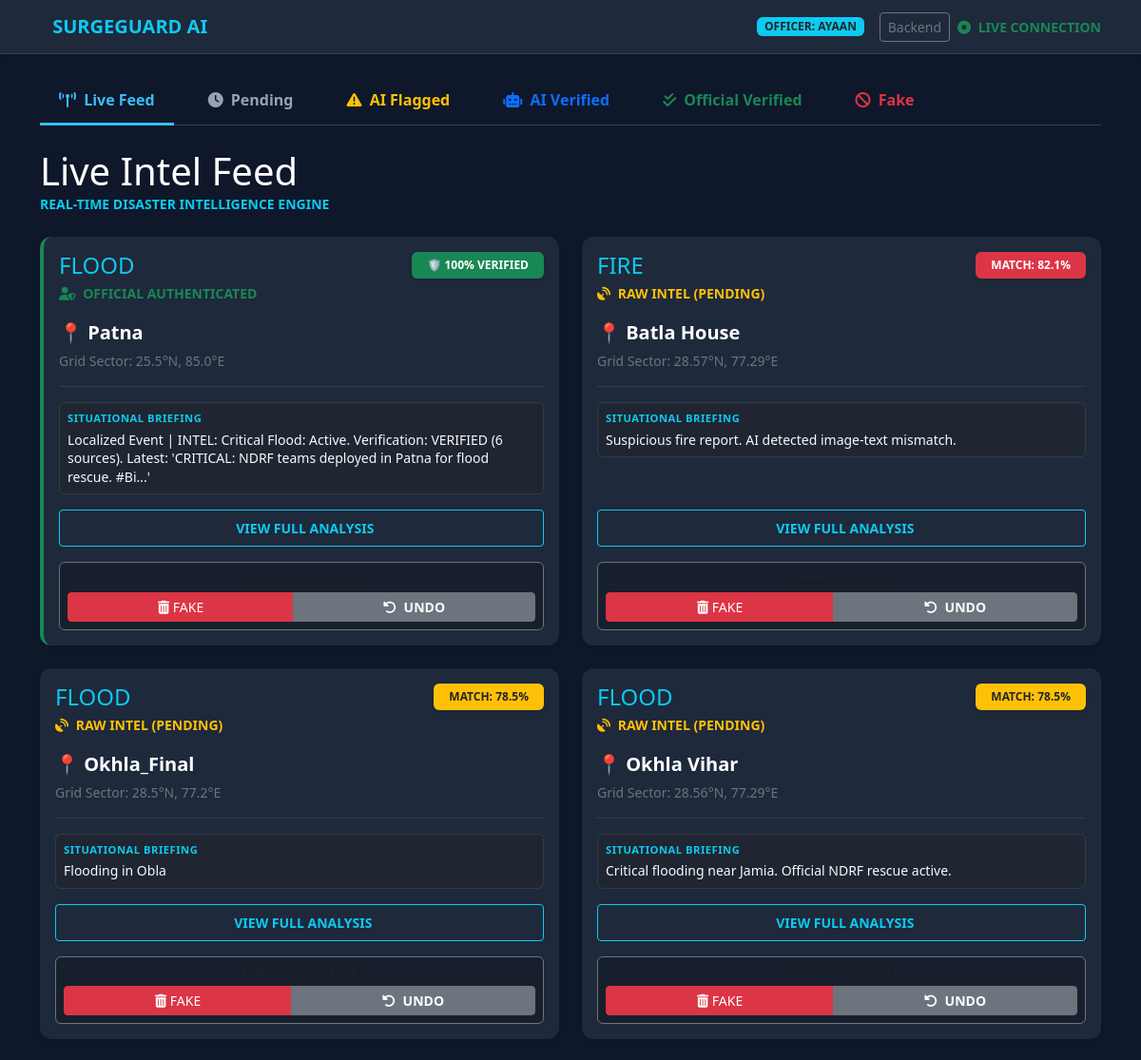
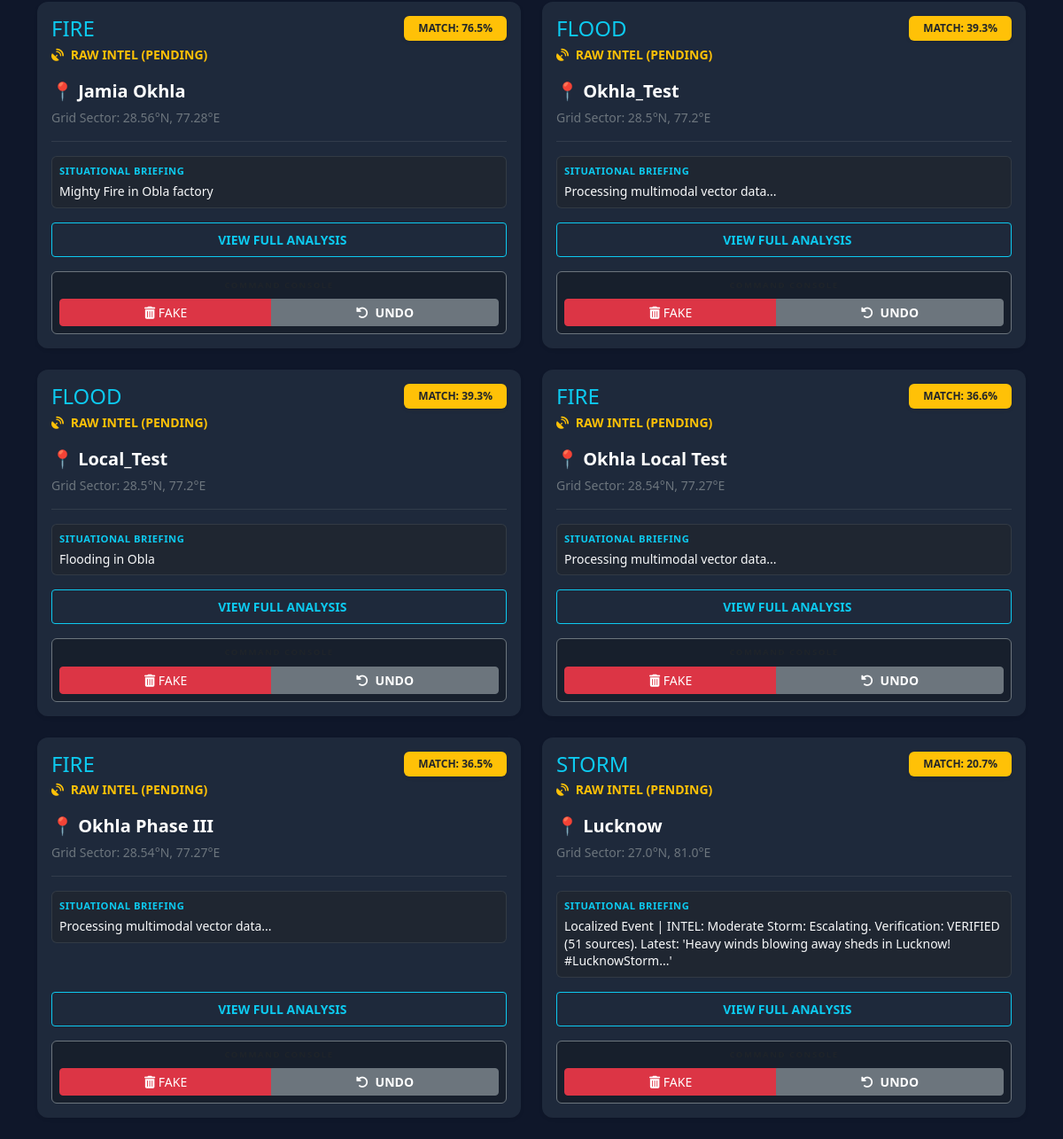
The app's page / (signed in) with its own data (2 pictures, top to bottom).
### core/models.py (models this page shows, shortened)
class DisasterEvent(models.Model):
    TYPE_CHOICES = [
        ('FLOOD', 'Flood'),
        ('FIRE', 'Forest Fire'),
        ('STORM', 'Severe Storm/Rain'),
    ]
    STATUS_CHOICES = [
        ('PENDING', 'Pending AI Filter'),
        ('HIGH_PRIORITY', 'High Priority (AI Pass)'),
        ('FLAGGED', 'Suspicious (AI Mismatch)'),
        ('VERIFIED', 'Verified by Officer'),
        ('FAKE', 'Fake / Dismissed'),
    ]
    event_type = models.CharField(max_length=10, choices=TYPE_CHOICES)
    district = models.CharField(max_length=100)
    grid_lat = models.FloatField(db_index=True)
    grid_lon = models.FloatField(db_index=True)
    total_votes = models.IntegerField(default=1)
    weather_score = models.FloatField(default=0.0)
    intel_tier = models.IntegerField(default=1, db_index=True) # Defaulted to 1
    verified_by = models.ForeignKey(
        User,
        on_delete=models.SET_NULL,
        null=True,
        blank=True,
        related_name='verified_disasters'
    )
    ai_triage_score = models.FloatField(default=0.0, db_index=True)
    truth_score = models.FloatField(default=0.0, db_index=True)
    summary = models.TextField(blank=True, null=True)
    status = models.CharField(max_length=20, choices=STATUS_CHOICES, default='PENDING')
    created_at = models.DateTimeField(auto_now_add=True)
    updated_at = models.DateTimeField(auto_now=True)
    class Meta:
        indexes = [
            models.Index(fields=['-created_at']),
            models.Index(fields=['truth_score']),
            models.Index(fields=['ai_triage_score']),
            models.Index(fields=['intel_tier']),
            models.Index(fields=['grid_lat', 'grid_lon']),
        ]

### core/views.py (the view)
# urls.py: path('', views.dashboard, name='dashboard'),
def dashboard(request, segment=None):
    time_threshold = timezone.now() - timezone.timedelta(hours=24)
    flagged_count = DisasterEvent.objects.filter(status='FLAGGED').count()
    if segment == 'VERIFIED':
        raw_alerts = DisasterEvent.objects.prefetch_related('posts').filter(
            status='VERIFIED',
            intel_tier=3
        )
    elif segment == 'HIGH_PRIORITY':
        raw_alerts = DisasterEvent.objects.prefetch_related('posts').filter(
            status='HIGH_PRIORITY',
            intel_tier=2
        )
    elif segment == 'FLAGGED':
        raw_alerts = DisasterEvent.objects.prefetch_related('posts').filter(
            status='FLAGGED'
        )
    elif segment == 'PENDING':
        raw_alerts = DisasterEvent.objects.prefetch_related('posts').filter(
            status='PENDING'
        )
    elif segment == 'FAKE':
        raw_alerts = DisasterEvent.objects.prefetch_related('posts').filter(
            status='FAKE'
        )
    else:
        raw_alerts = DisasterEvent.objects.prefetch_related('posts').filter(
            updated_at__gt=time_threshold,
            status__in=['HIGH_PRIORITY', 'VERIFIED']
        ).exclude(status='FAKE')
    processed_alerts = []
    for alert in raw_alerts:
        time_diff = timezone.now() - alert.updated_at
        hours_passed = time_diff.total_seconds() / 3600
        decayed_score = alert.truth_score * (0.92 ** hours_passed)
        if alert.intel_tier < 3:
            alert.display_score = min(round(decayed_score, 1), 99.0)
        else:
            alert.display_score = round(decayed_score, 1)
        if segment or alert.display_score > 0.1:
            processed_alerts.append(alert)
    processed_alerts.sort(key=lambda x: x.display_score, reverse=True)
    return render(request, 'core/dashboard.html', {
        'alerts': processed_alerts,
        'alert_count': len(processed_alerts),
        'flagged_count': flagged_count,
        'current_segment': segment or 'LIVE'
    })

### core/templates/core/dashboard.html (shortened to what this page needs)
{% extends 'core/base.html' %}
{% block content %}
<div class="d-flex justify-content-between align-items-center mb-4">
    <div>
        <h1 class="mb-0">Live Intel Feed</h1>
        <p class="text-info small mb-0 fw-bold">REAL-TIME DISASTER INTELLIGENCE ENGINE</p>
    </div>
</div>
<div class="row" id="disaster-container">
    {% for alert in alerts %}
        {% include 'core/partials/disaster_card.html' with alert=alert %}
    {% endfor %}
</div>
{% endblock %}

### core/templates/core/base.html (shortened to what this page needs)
<!DOCTYPE html>
<html lang="en">
<head>
    <link href="https://cdn.jsdelivr.net/npm/bootstrap@5.3.0/dist/css/bootstrap.min.css" rel="stylesheet">
    <link rel="stylesheet" href="https://cdnjs.cloudflare.com/ajax/libs/font-awesome/6.0.0/css/all.min.css">
</head>
<body>
    <nav class="navbar navbar-dark mb-4 shadow-sm">
        <div class="container">
            <a class="navbar-brand fw-bold text-info" href="{% url 'dashboard' %}">
                 SURGEGUARD AI
            </a>
            <div class="d-flex align-items-center">
                {% if user.is_authenticated %}
                    <span class="badge bg-info text-dark me-3">OFFICER: {{ user.username|upper }}</span>
                    <a href="{% url 'admin:index' %}" class="btn btn-sm btn-outline-secondary me-2">Backend</a>
                {% endif %}
                <small class="text-success fw-bold"><i class="fas fa-circle-dot pulse me-1"></i> LIVE CONNECTION</small>
            </div>
        </div>
    </nav>
    <div class="container">
        <ul class="nav nav-tabs mb-4">
            <li class="nav-item">
                <a class="nav-link {% if not current_segment or current_segment == 'LIVE' %}active{% endif %}" href="{% url 'dashboard' %}">
                    <i class="fas fa-tower-broadcast me-1"></i> Live Feed
                </a>
            </li>
            {% if user.is_authenticated %}
            <li class="nav-item">
                <a class="nav-link {% if current_segment == 'PENDING' %}active{% endif %}" href="{% url 'segment_filter' 'PENDING' %}">
                    <i class="fas fa-clock me-1"></i> Pending
                </a>
            </li>
            <li class="nav-item">
                <a class="nav-link text-warning {% if current_segment == 'FLAGGED' %}active{% endif %}" href="{% url 'segment_filter' 'FLAGGED' %}">
                    <i class="fas fa-triangle-exclamation me-1"></i> AI Flagged
                </a>
            </li>
            <li class="nav-item">
                <a class="nav-link text-primary {% if current_segment == 'HIGH_PRIORITY' %}active{% endif %}" href="{% url 'segment_filter' 'HIGH_PRIORITY' %}">
                    <i class="fas fa-robot me-1"></i> AI Verified
                </a>
            </li>
            <li class="nav-item">
                <a class="nav-link text-success {% if current_segment == 'VERIFIED' %}active{% endif %}" href="{% url 'segment_filter' 'VERIFIED' %}">
                    <i class="fas fa-check-double me-1"></i> Official Verified
                </a>
            </li>
            <li class="nav-item">
                <a class="nav-link text-danger {% if current_segment == 'FAKE' %}active{% endif %}" href="{% url 'segment_filter' 'FAKE' %}">
                    <i class="fas fa-ban me-1"></i> Fake
                </a>
            </li>
            {% endif %}
        </ul>
        {% block content %}{% endblock %}
    </div>
    <div class="toast-container position-fixed bottom-0 end-0 p-3">
    </div>
</body>
</html>

### core/templates/core/partials/disaster_card.html (shortened to what this page needs)
<div class="col-md-6 mb-4" id="event-{{ alert.id }}">
    <div class="card p-3 shadow-sm h-100 border-0 {% if alert.intel_tier == 3 %}border-start border-success border-4{% endif %}"
         style="background-color: #1e293b; border: 1px solid #334155;">
        <div class="d-flex justify-content-between align-items-start">
            <div>
                <h4 class="text-uppercase text-info mb-0">{{ alert.event_type }}</h4>
                <small class="text-muted d-block mt-1">
                    {% if alert.intel_tier == 3 %}
                        <span class="text-success fw-bold"><i class="fas fa-user-shield me-1"></i> OFFICIAL AUTHENTICATED</span>
                    {% elif alert.intel_tier == 2 %}
                        <span class="text-primary fw-bold"><i class="fas fa-robot me-1"></i> AI VALIDATED (TIER 2)</span>
                    {% else %}
                        <span class="text-warning fw-bold"><i class="fas fa-satellite-dish me-1"></i> RAW INTEL (PENDING)</span>
                    {% endif %}
                </small>
            </div>
            <div class="text-end">
                <span class="badge {% if alert.intel_tier == 3 %}bg-success{% elif alert.display_score > 80 %}bg-danger{% else %}bg-warning text-dark{% endif %} py-2 px-3 shadow-sm">
                    {% if alert.intel_tier == 3 %}
                        🛡️ 100% VERIFIED
                    {% else %}
                        MATCH: {{ alert.display_score }}%
                    {% endif %}
                </span>
            </div>
        </div>
        <div class="d-flex align-items-center mt-3">
            <div class="flex-grow-1">
                <p class="mb-1 fs-5">📍 <strong>{{ alert.district }}</strong></p>
                <p class="text-secondary small mb-0">Grid Sector: {{ alert.grid_lat }}°N, {{ alert.grid_lon }}°E</p>
            </div>
        </div>
        <hr class="border-secondary my-3">
        <div class="bg-dark bg-opacity-50 p-2 rounded mb-3 border border-secondary border-opacity-25">
            <small class="text-info d-block mb-1 fw-bold" style="font-size: 0.7rem; letter-spacing: 0.5px;">SITUATIONAL BRIEFING</small>
            <p class="small text-light mb-0 summary-text" style="line-height: 1.4;">
                {{ alert.summary|default:"Processing multimodal vector data..." }}
            </p>
        </div>
        <div class="mt-auto">
            <a href="{% url 'event_detail' alert.id %}" class="btn btn-sm btn-outline-info w-100 py-2 mb-2 fw-bold">
                 VIEW FULL ANALYSIS
            </a>
            {% if user.is_authenticated %}
            <div class="admin-actions mt-2 p-2 rounded border border-secondary bg-black bg-opacity-25 shadow-inner">
                <small class="text-muted d-block mb-2 text-center" style="font-size: 0.6rem; letter-spacing: 1.5px; font-weight: 800;">COMMAND CONSOLE</small>
                <div class="btn-group w-100">
                    {% if alert.status != 'FAKE' %}
                    <a href="{% url 'update_status' alert.id 'FAKE' %}" class="btn btn-sm btn-danger" title="Mark as Fake">
                        <i class="fas fa-trash-can"></i> FAKE
                    </a>
                    {% endif %}
                    {% if alert.status == 'VERIFIED' %}
                    <a href="{% url 'update_status' alert.id 'PENDING' %}" class="btn btn-sm btn-secondary fw-bold" title="Reset to Pending">
                        <i class="fas fa-rotate-left me-1"></i> UNDO
                    </a>
                    {% endif %}
                </div>
            </div>
            {% endif %}
        </div>
    </div>
</div>

### records on screen
DisasterEvent: event_type "FLOOD", intel_tier 3 (drawn), district "Patna", grid_lat "25.5", grid_lon "85.0", summary "Localized Event | INTEL: Critical Flood: Active. Verification: VERIFIED (6 sources). Latest: 'CRITICAL: NDRF teams deployed in Patna for flood rescue. #Bi...'", status "VERIFIED" (drawn)
DisasterEvent: event_type "FIRE", intel_tier "RAW INTEL (PENDING)", display_score "82.1", district "Batla House", grid_lat "28.57", grid_lon "77.29", summary "Suspicious fire report. AI detected image-text mismatch.", status "VERIFIED" (drawn)
DisasterEvent: event_type "FLOOD", intel_tier "RAW INTEL (PENDING)", display_score "78.5", district "Okhla_Final", grid_lat "28.5", grid_lon "77.2", summary "Flooding in Obla", status "VERIFIED" (drawn)
DisasterEvent: event_type "FLOOD", intel_tier "RAW INTEL (PENDING)", display_score "78.5", district "Okhla Vihar", grid_lat "28.56", grid_lon "77.29", summary "Critical flooding near Jamia. Official NDRF rescue active.", status "VERIFIED" (drawn)
DisasterEvent: event_type "FIRE", intel_tier "RAW INTEL (PENDING)", display_score "76.5", district "Jamia Okhla", grid_lat "28.56", grid_lon "77.28", summary "Mighty Fire in Obla factory", status "VERIFIED" (drawn)
DisasterEvent: event_type "FLOOD", intel_tier "RAW INTEL (PENDING)", display_score "39.3", district "Okhla_Test", grid_lat "28.5", grid_lon "77.2", summary "Processing multimodal vector data...", status "VERIFIED" (drawn)
DisasterEvent: event_type "FLOOD", intel_tier "RAW INTEL (PENDING)", display_score "39.3", district "Local_Test", grid_lat "28.5", grid_lon "77.2", summary "Flooding in Obla", status "VERIFIED" (drawn)
DisasterEvent: event_type "FIRE", intel_tier "RAW INTEL (PENDING)", display_score "36.6", district "Okhla Local Test", grid_lat "28.54", grid_lon "77.27", summary "Processing multimodal vector data...", status "VERIFIED" (drawn)
DisasterEvent: event_type "FIRE", intel_tier "RAW INTEL (PENDING)", display_score "36.5", district "Okhla Phase III", grid_lat "28.54", grid_lon "77.27", summary "Processing multimodal vector data...", status "VERIFIED" (drawn)
DisasterEvent: event_type "STORM", intel_tier "RAW INTEL (PENDING)", display_score "20.7", district "Lucknow", grid_lat "27.0", grid_lon "81.0", summary "Localized Event | INTEL: Moderate Storm: Escalating. Verification: VERIFIED (51 sources). Latest: 'Heavy winds blowing away sheds in Lucknow! #LucknowStorm...'", status "VERIFIED" (drawn)

### other values on screen
{{ user.username|upper }} "AYAAN"
